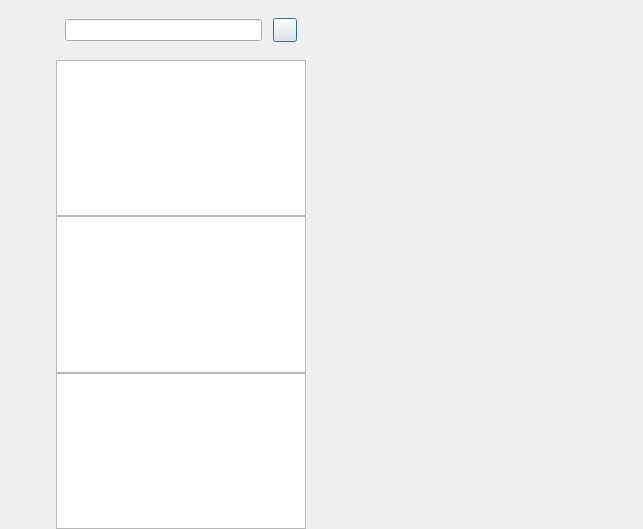
<?xml version="1.0" encoding="UTF-8"?>
<ui version="4.0">
 <class>ChatDialog</class>
 <widget class="QDialog" name="ChatDialog">
  <property name="geometry">
   <rect>
    <x>0</x>
    <y>0</y>
    <width>643</width>
    <height>529</height>
   </rect>
  </property>
  <property name="windowTitle">
   <string>Dialog</string>
  </property>
  <layout class="QHBoxLayout" name="horizontalLayout">
   <property name="spacing">
    <number>0</number>
   </property>
   <property name="leftMargin">
    <number>0</number>
   </property>
   <property name="topMargin">
    <number>0</number>
   </property>
   <property name="rightMargin">
    <number>0</number>
   </property>
   <property name="bottomMargin">
    <number>0</number>
   </property>
   <item>
    <widget class="QWidget" name="side_bar" native="true">
     <property name="sizePolicy">
      <sizepolicy hsizetype="Fixed" vsizetype="Expanding">
       <horstretch>0</horstretch>
       <verstretch>0</verstretch>
      </sizepolicy>
     </property>
     <property name="minimumSize">
      <size>
       <width>56</width>
       <height>0</height>
      </size>
     </property>
     <property name="maximumSize">
      <size>
       <width>56</width>
       <height>16777215</height>
      </size>
     </property>
     <layout class="QVBoxLayout" name="verticalLayout">
      <property name="spacing">
       <number>7</number>
      </property>
      <property name="leftMargin">
       <number>10</number>
      </property>
      <property name="topMargin">
       <number>30</number>
      </property>
      <property name="rightMargin">
       <number>0</number>
      </property>
      <property name="bottomMargin">
       <number>0</number>
      </property>
      <item>
       <widget class="QWidget" name="widget" native="true">
        <layout class="QVBoxLayout" name="verticalLayout_3">
         <property name="spacing">
          <number>30</number>
         </property>
         <property name="leftMargin">
          <number>0</number>
         </property>
         <property name="topMargin">
          <number>0</number>
         </property>
         <property name="rightMargin">
          <number>0</number>
         </property>
         <property name="bottomMargin">
          <number>0</number>
         </property>
         <item>
          <widget class="QLabel" name="side_chat_lb">
           <property name="minimumSize">
            <size>
             <width>30</width>
             <height>30</height>
            </size>
           </property>
           <property name="maximumSize">
            <size>
             <width>30</width>
             <height>30</height>
            </size>
           </property>
           <property name="text">
            <string/>
           </property>
          </widget>
         </item>
         <item>
          <widget class="QLabel" name="side_contact_lb">
           <property name="minimumSize">
            <size>
             <width>30</width>
             <height>30</height>
            </size>
           </property>
           <property name="maximumSize">
            <size>
             <width>30</width>
             <height>30</height>
            </size>
           </property>
           <property name="text">
            <string/>
           </property>
          </widget>
         </item>
         <item>
          <widget class="QLabel" name="side_head_lb">
           <property name="minimumSize">
            <size>
             <width>30</width>
             <height>30</height>
            </size>
           </property>
           <property name="maximumSize">
            <size>
             <width>30</width>
             <height>30</height>
            </size>
           </property>
           <property name="text">
            <string/>
           </property>
          </widget>
         </item>
        </layout>
       </widget>
      </item>
      <item>
       <spacer name="verticalSpacer">
        <property name="orientation">
         <enum>Qt::Vertical</enum>
        </property>
        <property name="sizeHint" stdset="0">
         <size>
          <width>20</width>
          <height>40</height>
         </size>
        </property>
       </spacer>
      </item>
     </layout>
    </widget>
   </item>
   <item>
    <widget class="QWidget" name="chat_user_wid" native="true">
     <property name="maximumSize">
      <size>
       <width>250</width>
       <height>16777215</height>
      </size>
     </property>
     <layout class="QVBoxLayout" name="verticalLayout_2">
      <property name="spacing">
       <number>0</number>
      </property>
      <property name="leftMargin">
       <number>0</number>
      </property>
      <property name="topMargin">
       <number>0</number>
      </property>
      <property name="rightMargin">
       <number>0</number>
      </property>
      <property name="bottomMargin">
       <number>0</number>
      </property>
      <item>
       <widget class="QWidget" name="search_wid" native="true">
        <property name="minimumSize">
         <size>
          <width>0</width>
          <height>60</height>
         </size>
        </property>
        <property name="maximumSize">
         <size>
          <width>16777215</width>
          <height>60</height>
         </size>
        </property>
        <layout class="QHBoxLayout" name="horizontalLayout_2">
         <item>
          <widget class="CustomizeEdit" name="search_edit"/>
         </item>
         <item>
          <spacer name="horizontalSpacer">
           <property name="orientation">
            <enum>Qt::Horizontal</enum>
           </property>
           <property name="sizeType">
            <enum>QSizePolicy::Fixed</enum>
           </property>
           <property name="sizeHint" stdset="0">
            <size>
             <width>5</width>
             <height>20</height>
            </size>
           </property>
          </spacer>
         </item>
         <item>
          <widget class="ClickedBtn" name="add_btn">
           <property name="minimumSize">
            <size>
             <width>24</width>
             <height>24</height>
            </size>
           </property>
           <property name="maximumSize">
            <size>
             <width>24</width>
             <height>24</height>
            </size>
           </property>
           <property name="text">
            <string/>
           </property>
          </widget>
         </item>
        </layout>
       </widget>
      </item>
      <item>
       <widget class="ChatUserList" name="chat_user_list"/>
      </item>
      <item>
       <widget class="QListWidget" name="search_list"/>
      </item>
      <item>
       <widget class="QListWidget" name="con_user_list"/>
      </item>
     </layout>
    </widget>
   </item>
   <item>
    <widget class="QStackedWidget" name="stackedWidget">
     <property name="currentIndex">
      <number>0</number>
     </property>
     <widget class="ChatPage" name="chat_page"/>
     <widget class="QWidget" name="friend_apply_page"/>
    </widget>
   </item>
  </layout>
 </widget>
 <customwidgets>
  <customwidget>
   <class>ClickedBtn</class>
   <extends>QPushButton</extends>
   <header location="global">widgets/clickedbtn.h</header>
  </customwidget>
  <customwidget>
   <class>CustomizeEdit</class>
   <extends>QLineEdit</extends>
   <header location="global">widgets/customizeedit.h</header>
  </customwidget>
  <customwidget>
   <class>ChatUserList</class>
   <extends>QListWidget</extends>
   <header location="global">widgets/chatuserlist.h</header>
  </customwidget>
  <customwidget>
   <class>ChatPage</class>
   <extends>QWidget</extends>
   <header location="global">dialogs/chatpage.h</header>
   <container>1</container>
  </customwidget>
 </customwidgets>
 <resources/>
 <connections/>
</ui>
